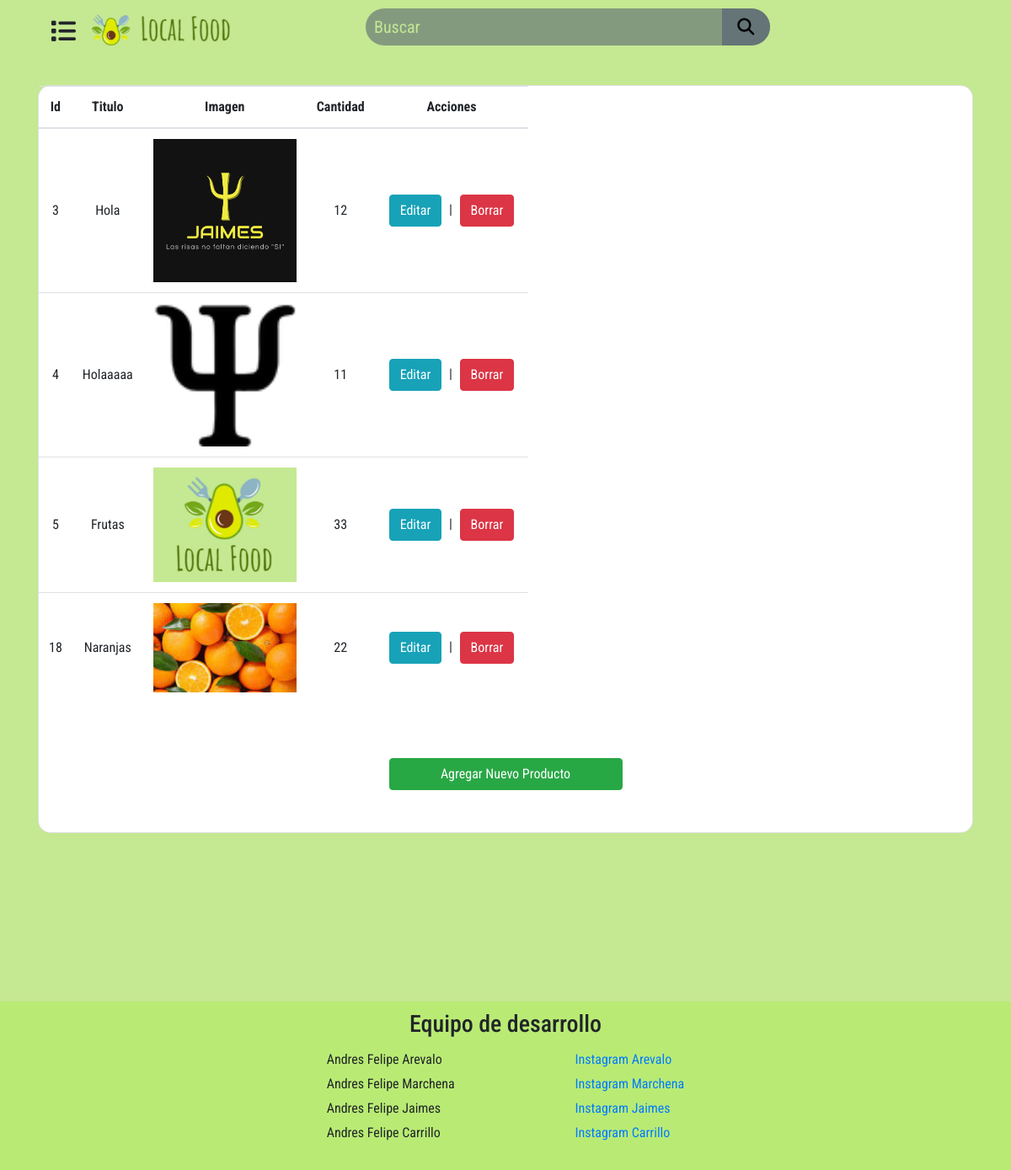
The page /indexlibros/ (signed in) on the database as committed earlier.
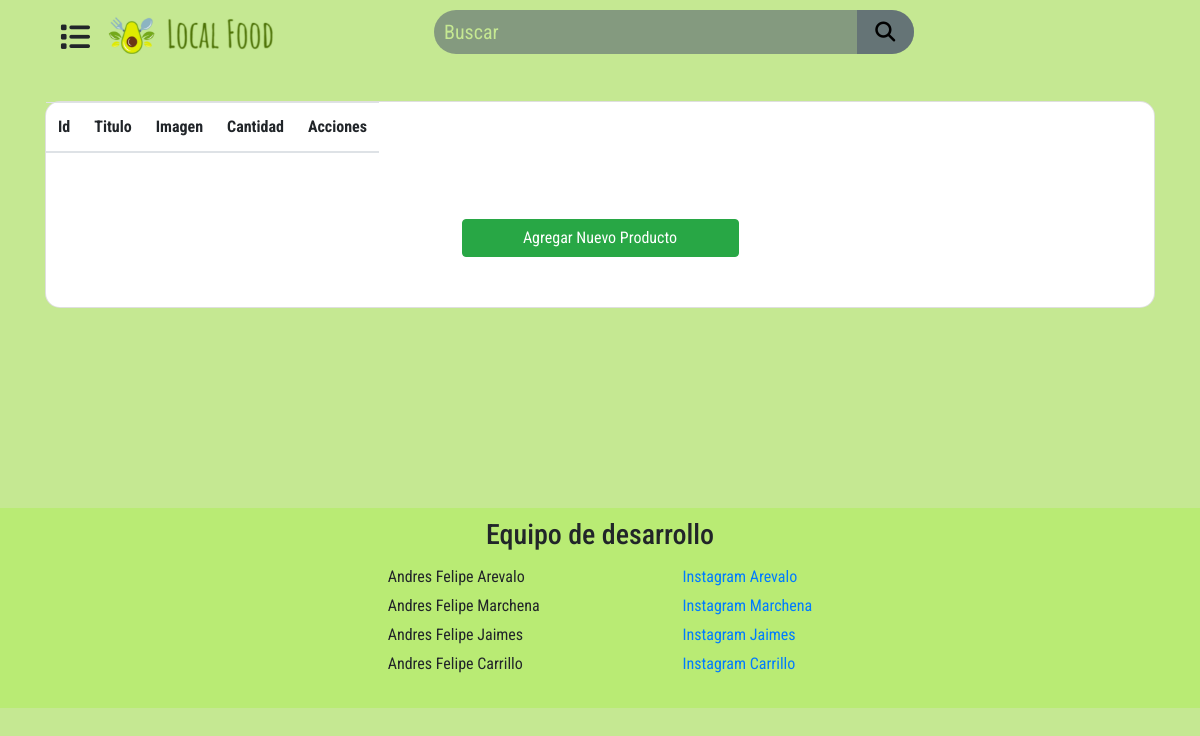
The same page on the database as committed later.
### Aplicaciones/inventario/models.py (models this page shows, shortened)
class inventario(models.Model):
    id= models.AutoField(primary_key=True)
    titulo= models.CharField(max_length=100, verbose_name='Titulo')
    imagen= models.ImageField(upload_to='proyectos/' ,verbose_name='Imagen', null=True)
    descripcion= models.IntegerField(null=True, verbose_name='Cantidad')
    objects = models.Manager()

### Aplicaciones/inventario/views.py (the view, shortened to what this page needs)
# urls.py: path('indexlibros/', login_required(views.libros, login_url = '/login/'), name = 'libros'),
def libros(request):
    if request.method == 'GET':
        b_libros = inventario.objects.all()
        return render(request, "pages/indexstock.html" , {'busqueda_libros': b_libros})

### Aplicaciones/inventario/templates/pages/indexstock.html (shortened to what this page needs)
{% extends "layouts/base.html" %}
{% load static %}
{% block content %}
<link rel="stylesheet" href="https://stackpath.bootstrapcdn.com/bootstrap/4.3.1/css/bootstrap.min.css"/>
<link rel="stylesheet" href="{% static 'css/normalize.css' %}" />
<link rel="stylesheet" href="{% static 'css/indexstock.css' %}" />
<body class="body">
  <div class="container">
    <div class="card margen-color mt-4 " >
      <div class="Table_Stock">
        <table class="table table-responsive">
          <thead>
            <tr>
              <th>Id</th>
              <th>Titulo</th>
              <th>Imagen</th>
              <th>Cantidad</th>
              <th>Acciones</th>
            </tr>
          </thead>
          <tbody>
            {%for inventario in busqueda_libros%}
            <tr>
              <td>{{inventario.id}}</td>
              <td>{{inventario.titulo}}</td>
              <td>
                <img src="{{inventario.imagen.url}}" height="100" class="img-fluid"/>
              </td>
              <td> {{inventario.descripcion}}</td>
              <td>
                <a name="" id="" class="btn btn-info" href="{%url 'editar_libros' inventario.id%}" role="">Editar</a>
                |
                <a name="" id="" class="btn btn-danger" href="{%url 'eliminar_libros' inventario.id%}" role="">Borrar</a>
              </td>
            </tr>
            {%endfor%}
          </tbody>
        </table>
        <div class="text-center">
          <a class="btn btn-success w-25 mt-3" href="{% url 'crear_libros' %}">Agregar Nuevo Producto</a>
        </div>
    </div>
  </div>
</body>
{% endblock %}

Rows that differ between the two databases and show on the page:
removed inventario: id "3", titulo "Hola", imagen (picture), descripcion "12"
removed inventario: id "4", titulo "Holaaaaa", imagen (picture), descripcion "11"
removed inventario: id "5", titulo "Frutas", imagen (picture), descripcion "33"
removed inventario: id "18", titulo "Naranjas", imagen (picture), descripcion "22"
